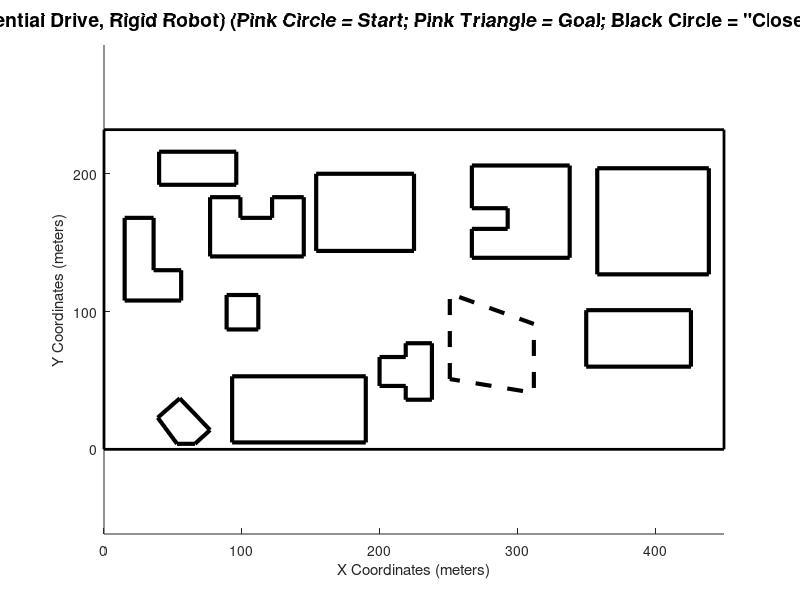

The MATLAB script that drew this image: (Note: this script raises an error after producing the figure.)
%%%
% Chris Wheatley 
% ENPM661 Spring 2020
% Project #5 

close all; 
clear all;

% % Solicit input node configuration from user
% fprintf('\n');
% prompt = 'Enter x,y START node location in meters and starting orientation in deg. (e.g. [1,1,30]): ';
% start_node = input(prompt);
% fprintf('\n');
% 
% % Solicit goal node configuration from user
% fprintf('\n');
% prompt1 = 'Enter x,y GOAL node location in meters (e.g. [10,9]): ';
% goal_node = input(prompt1);
% fprintf('\n');
% 
% % Calulated Paramaters From Datasheet
% r=(354/2)/1000;
% L=2*r;
% wheelLength=pi*(76/1000);
% wheelRad=(76/2)/1000;
% 
% % Solicit obstacle clearance from user
% fprintf('\n');
% prompt3 = 'Enter obstacle clearance (meters): ';
% c = input(prompt3);
% fprintf('\n');
% 
% % Solicit wheel RPMs from user
% fprintf('\n');
% prompt3 = 'Enter wheel RPMs [rpm1, rpm2]: ';
% rpms = input(prompt3);
% fprintf('\n');

xmin=0; ymin=0;
xmax=450; ymax=232;
fig=figure; hold on; axis equal;
% Define black border around action movement area
h_border=line([xmin xmax xmax xmin xmin],[ymin ymin ymax ymax ymin],'Color','black','LineWidth',2);
xlabel('X Coordinates (meters)'); ylabel('Y Coordinates (meters)');
title('Scenario 1 RRT (Differential Drive, Rigid Robot) (Pink Circle = Start; Pink Triangle = Goal; Black Circle = "Close Enough to Goal" Region)','FontSize',14);

xl = [xmin xmax]; 
yl = [ymin ymax];

air_density = 1205; % Dry air near sea level in g/m^3
concrete_density = 3150000; % Density of concrete in g/m^3
steel_density = 7190000; % Density of steel in g/m^3
global x_source y_source
x_source=400;
y_source=218;


%%%%%%%%%%%%%%%%%%%%%%% START of SHELLY/LU's EDITS %%%%%%%%%%%%%%%%%%%%%%%%%
global map_height map_width X Y
map_height=232; %m
map_width=450; %m
[X,Y]=meshgrid([1:1:map_width],[1:1:map_height]); %#ok<NBRAK>
X=flip(X);
Y=flip(Y);

% Define vertices of every obstacle
h1=line([15 15 36 36 56 56 15],[108 168 168 130 130 108 108],'Color','black','LineWidth',3);
h2=line([40 40 96 96 40],[192 216 216 192 192],'Color','black','LineWidth',3);
h3=line([89 89 112 112 89],[87 112 112 87 87],'Color','black','LineWidth',3);
h4=line([77 77 99 99 122 122 145 145 77],[140 183 183 168 168 183 183 140 140],'Color','black','LineWidth',3);
h5=line([93 93 190 190 93],[5 53 53 5 5],'Color','black','LineWidth',3);
h6=line([154 154 225 225 154],[144 200 200 144 144],'Color','black','LineWidth',3);
h7=line([350 350 426 426 350],[60 101 101 60 60],'Color','black','LineWidth',3);
h8=line([219 219 200 200 219 219 238 238 219],[36 46 46 67 67 77 77 36 36],'Color','black','LineWidth',3);
h9=line([267 267 293 293 267 267 338 338 267],[139 160 160 175 175 206 206 139 139],'Color','black','LineWidth',3);
h10=line([358 358 439 439 358],[127 204 204 127 127],'Color','black','LineWidth',3);
h11=line([53 39 55 77 66 53],[4 23 37 14 4 4],'Color','black','LineWidth',3);
h12=line([251 251 312 312 251],[51 113 91 41 51],'Color','black','LineWidth',3,'LineStyle','--');
fill(h1.XData,h1.YData,'w')
fill(h2.XData,h2.YData,'w')
fill(h3.XData,h3.YData,'w')
fill(h4.XData,h4.YData,'w')
fill(h5.XData,h5.YData,'w')
fill(h6.XData,h6.YData,'w')
fill(h7.XData,h7.YData,'w')
fill(h8.XData,h8.YData,'w')
fill(h9.XData,h9.YData,'w')
fill(h10.XData,h10.YData,'w')
fill(h11.XData,h11.YData,'w')
fill(h12.XData,h12.YData,'w')


% Find x,y centroid of each obstacle
[x1,y1]=calc_polygon_center(h1.XData,h1.YData);
[x2,y2]=calc_polygon_center(h2.XData,h2.YData);
[x3,y3]=calc_polygon_center(h3.XData,h3.YData);
[x4,y4]=calc_polygon_center(h4.XData,h4.YData);
[x5,y5]=calc_polygon_center(h5.XData,h5.YData);
[x6,y6]=calc_polygon_center(h6.XData,h6.YData);
[x7,y7]=calc_polygon_center(h7.XData,h7.YData);
[x8,y8]=calc_polygon_center(h8.XData,h8.YData);
[x9,y9]=calc_polygon_center(h9.XData,h9.YData);
[x10,y10]=calc_polygon_center(h10.XData,h10.YData);
[x11,y11]=calc_polygon_center(h11.XData,h11.YData);
[x12,y12]=calc_polygon_center(h12.XData,h12.YData);

% Find distances from every vertex to center
dist1=sqrt(((h1.XData-x1).^2)+((h1.YData-y1).^2));
dist2=sqrt(((h2.XData-x2).^2)+((h2.YData-y2).^2));
dist3=sqrt(((h3.XData-x3).^2)+((h3.YData-y3).^2));
dist4=sqrt(((h4.XData-x4).^2)+((h4.YData-y4).^2));
dist5=sqrt(((h5.XData-x5).^2)+((h5.YData-y5).^2));
dist6=sqrt(((h6.XData-x6).^2)+((h6.YData-y6).^2));
dist7=sqrt(((h7.XData-x7).^2)+((h7.YData-y7).^2));
dist8=sqrt(((h8.XData-x8).^2)+((h8.YData-y8).^2));
dist9=sqrt(((h9.XData-x9).^2)+((h9.YData-y9).^2));
dist10=sqrt(((h10.XData-x10).^2)+((h10.YData-y10).^2));
dist11=sqrt(((h11.XData-x11).^2)+((h11.YData-y11).^2));
dist12=sqrt(((h12.XData-x12).^2)+((h12.YData-y12).^2));

% Calc effective radius
rad1=1.1*max(dist1);
rad2=1.1*max(dist2);
rad3=1.1*max(dist3);
rad4=1.1*max(dist4);
rad5=1.1*max(dist5);
rad6=1.1*max(dist6);
rad7=1.1*max(dist7);
rad8=1.1*max(dist8);
rad9=1.1*max(dist9);
rad10=1.1*max(dist10);
rad11=1.1*max(dist11);
rad12=1.1*max(dist12);

cesium_137=[0.662,8.04e-6,  7.065e-6, 0.6,0.8];
concrete  =[0.662,8.062e-6, 6.083e-6, 0.6,0.8];
steel     =[0.323,2.875e-6, 2.953e-6, 0.3,0.4];   % <-----NEED TO CHANGE THIS
interaction_coefficient=extrapolation(cesium_137);
interaction_coefficient_concrete=extrapolation(concrete);
interaction_coefficient_steel=extrapolation(steel);
total_miu=interaction_coefficient*air_density; % 1/m
total_miu_concrete=interaction_coefficient_concrete*concrete_density; % 1/m
total_miu_steel=interaction_coefficient_steel*steel_density;

R=zeros(map_height, map_width);
R1=zeros(map_height, map_width);
R2=zeros(map_height, map_width);
R3=zeros(map_height, map_width);
R4=zeros(map_height, map_width);
R5=zeros(map_height, map_width);
R6=zeros(map_height, map_width);
R7=zeros(map_height, map_width);
R8=zeros(map_height, map_width);
R9=zeros(map_height, map_width);
R10=zeros(map_height, map_width);
R11=zeros(map_height, map_width);
R12=zeros(map_height, map_width);

for rows=1:1:map_height
    for cols=1:1:map_width
        R(rows,cols)=sqrt(((Y(rows,cols)-y_source)^2)+((X(rows,cols)-x_source)^2));
        R1(rows,cols)=sqrt(((Y(rows,cols)-y1)^2)+((X(rows,cols)-x1)^2));
        R2(rows,cols)=sqrt(((Y(rows,cols)-y2)^2)+((X(rows,cols)-x2)^2));
        R3(rows,cols)=sqrt(((Y(rows,cols)-y3)^2)+((X(rows,cols)-x3)^2));
        R4(rows,cols)=sqrt(((Y(rows,cols)-y4)^2)+((X(rows,cols)-x4)^2));
        R5(rows,cols)=sqrt(((Y(rows,cols)-y5)^2)+((X(rows,cols)-x5)^2));
        R6(rows,cols)=sqrt(((Y(rows,cols)-y6)^2)+((X(rows,cols)-x6)^2));
        R7(rows,cols)=sqrt(((Y(rows,cols)-y7)^2)+((X(rows,cols)-x7)^2));
        R8(rows,cols)=sqrt(((Y(rows,cols)-y8)^2)+((X(rows,cols)-x8)^2));
        R9(rows,cols)=sqrt(((Y(rows,cols)-y9)^2)+((X(rows,cols)-x9)^2));
        R10(rows,cols)=sqrt(((Y(rows,cols)-y10)^2)+((X(rows,cols)-x10)^2));
        R11(rows,cols)=sqrt(((Y(rows,cols)-y11)^2)+((X(rows,cols)-x11)^2));
        R12(rows,cols)=sqrt(((Y(rows,cols)-y12)^2)+((X(rows,cols)-x12)^2));
    end
end

% Back up Rs to use with obs12 later
R1_12 = R1;
R2_12 = R2;
R3_12 = R3;
R4_12 = R4;
R5_12 = R5;
R6_12 = R6;
R7_12 = R7;
R8_12 = R8;
R9_12 = R9;
R10_12 = R10;
R11_12 = R11;

% % Main source attenuation
% Calculate parameters for bisecting line perpendicular to source
[a1,b1] = findLinePts(x1,y1);
[a2,b2] = findLinePts(x2,y2);
[a3,b3] = findLinePts(x3,y3);
[a4,b4] = findLinePts(x4,y4);
[a5,b5] = findLinePts(x5,y5);
[a6,b6] = findLinePts(x6,y6);
[a7,b7] = findLinePts(x7,y7);
[a8,b8] = findLinePts(x8,y8);
[a9,b9] = findLinePts(x9,y9);
[a10,b10] = findLinePts(x10,y10);
[a11,b11] = findLinePts(x11,y11);

% Find boolean matrix for each obstacle
isLeft1 = isLeft(a1,b1);
isLeft2 = isLeft(a2,b2);
isLeft3 = isLeft(a3,b3);
isLeft4 = isLeft(a4,b4);
isLeft5 = isLeft(a5,b5);
isLeft6 = isLeft(a6,b6);
isLeft7 = isLeft(a7,b7);
isLeft8 = isLeft(a8,b8);
isLeft9 = isLeft(a9,b9);
isLeft10 = isLeft(a10,b10);
isLeft11 = isLeft(a11,b11);
%isLeft12 = isLeft(a12,b12);

% Find direction of source from each obstacle
% 1=left, 0=right
% Note:  Not working for obs7&10 for some reason so abandoned this approach
% sourceDir1 = isLeft1(y_source, x_source);
% sourceDir2 = isLeft2(y_source, x_source);
% sourceDir3 = isLeft3(y_source, x_source);
% sourceDir4 = isLeft4(y_source, x_source);
% sourceDir5 = isLeft5(y_source, x_source);
% sourceDir6 = isLeft6(y_source, x_source);
% sourceDir7 = isLeft7(y_source, x_source);
% sourceDir8 = isLeft8(y_source, x_source);
% sourceDir9 = isLeft9(y_source, x_source);
% sourceDir10 = isLeft10(y_source, x_source);
% sourceDir11 = isLeft11(y_source, x_source);
% %sourceDir12 = isLeft12(y_source, x_source);

% Zero out values on source side of obstacle
% R1(isLeft1==sourceDir1)=0;
R1(isLeft1==0)=0;
R2(isLeft2==0)=0;
R3(isLeft3==0)=0;
R4(isLeft4==0)=0;
R5(isLeft5==0)=0;
R6(isLeft6==0)=0;
R7(isLeft7==0)=0;
R8(isLeft8==0)=0;
R9(isLeft9==0)=0;
R10(isLeft10==0)=0;
R11(isLeft11==0)=0;
%R12(isLeft12==0)=0;

% Threshold at attenuation "radius"
R1(R1>rad1)=0;
R2(R2>rad2)=0;
R3(R3>rad3)=0;
R4(R4>rad4)=0;
R5(R5>rad5)=0;
R6(R6>rad6)=0;
R7(R7>rad7)=0;
R8(R8>rad8)=0;
R9(R9>rad9)=0;
R10(R10>rad10)=0;
R11(R11>rad11)=0;
% R12(R12<rad12)=0;

% % Obstacle 12 attenuation
% Calculate parameters for bisecting line perpendicular to 12
[a1,b1] = findLinePts(x1,y1, x12,y12);
[a2,b2] = findLinePts(x2,y2, x12,y12);
[a3,b3] = findLinePts(x3,y3, x12,y12);
[a4,b4] = findLinePts(x4,y4, x12,y12);
[a5,b5] = findLinePts(x5,y5, x12,y12);
[a6,b6] = findLinePts(x6,y6, x12,y12);
[a7,b7] = findLinePts(x7,y7, x12,y12);
[a8,b8] = findLinePts(x8,y8, x12,y12);
[a9,b9] = findLinePts(x9,y9, x12,y12);
[a10,b10] = findLinePts(x10,y10, x12,y12);
[a11,b11] = findLinePts(x11,y11, x12,y12);

% Find boolean matrix for each obstacle
isLeft1 = isLeft(a1,b1);
isLeft2 = isLeft(a2,b2);
isLeft3 = isLeft(a3,b3);
isLeft4 = isLeft(a4,b4);
isLeft5 = isLeft(a5,b5);
isLeft6 = isLeft(a6,b6);
isLeft7 = isLeft(a7,b7);
isLeft8 = isLeft(a8,b8);
isLeft9 = isLeft(a9,b9);
isLeft10 = isLeft(a10,b10);
isLeft11 = isLeft(a11,b11);

% Zero out values on source side of obstacle
R1_12(isLeft1==0)=0;
R2_12(isLeft2==0)=0;
R3_12(isLeft3==0)=0;
R4_12(isLeft4==0)=0;
R5_12(isLeft5==0)=0;
R6_12(isLeft6==0)=0;
R7_12(isLeft7==1)=0;
R8_12(isLeft8==0)=0;
R9_12(isLeft9==1)=0;
R10_12(isLeft10==1)=0;
R11_12(isLeft11==0)=0;

% Threshold at attenuation "radius"
R1_12(R1_12>rad1)=0;
R2_12(R2_12>rad2)=0;
R3_12(R3_12>rad3)=0;
R4_12(R4_12>rad4)=0;
R5_12(R5_12>rad5)=0;
R6_12(R6_12>rad6)=0;
R7_12(R7_12>rad7)=0;
R8_12(R8_12>rad8)=0;
R9_12(R9_12>rad9)=0;
R10_12(R10_12>rad10)=0;
R11_12(R11_12>rad11)=0;

% % Calculate exposures and attenuations
source_strength=(9.45601235e17)./(4.*pi.*R.^2);
source_strength_steel = (9.45601235e17)./(4.*pi.*R12.^2);

% Including attenuation of Obs12 here 
attenuation_at_R=exp(-total_miu.*abs(R));
attenuation_at_R1=exp(-total_miu_concrete.*abs(R1)) + exp(-total_miu_concrete.*abs(R1_12));
attenuation_at_R2=exp(-total_miu_concrete.*abs(R2)) + exp(-total_miu_concrete.*abs(R2_12));
attenuation_at_R3=exp(-total_miu_concrete.*abs(R3)) + exp(-total_miu_concrete.*abs(R3_12));
attenuation_at_R4=exp(-total_miu_concrete.*abs(R4)) + exp(-total_miu_concrete.*abs(R4_12));
attenuation_at_R5=exp(-total_miu_concrete.*abs(R5)) + exp(-total_miu_concrete.*abs(R5_12));
attenuation_at_R6=exp(-total_miu_concrete.*abs(R6)) + exp(-total_miu_concrete.*abs(R6_12));
attenuation_at_R7=exp(-total_miu_concrete.*abs(R7)) + exp(-total_miu_concrete.*abs(R7_12));
attenuation_at_R8=exp(-total_miu_concrete.*abs(R8)) + exp(-total_miu_concrete.*abs(R8_12));
attenuation_at_R9=exp(-total_miu_concrete.*abs(R9)) + exp(-total_miu_concrete.*abs(R9_12));
attenuation_at_R10=exp(-total_miu_concrete.*abs(R10)) + exp(-total_miu_concrete.*abs(R10_12));
attenuation_at_R11=exp(-total_miu_concrete.*abs(R11)) + exp(-total_miu_concrete.*abs(R11_12));
attenuation_at_R12=exp(-0.001.*abs(R12));  % why not use miu_steel?

total_concrete_attenuation=attenuation_at_R1+attenuation_at_R2+attenuation_at_R3+attenuation_at_R4+attenuation_at_R5+attenuation_at_R6+attenuation_at_R7+attenuation_at_R8+attenuation_at_R9+attenuation_at_R10+attenuation_at_R11;

response_function=1.835e-3*cesium_137(1)*interaction_coefficient;
response_function_steel=1.835e-3*steel(1)*interaction_coefficient_steel;
Exposure1=response_function.*source_strength.*attenuation_at_R;

%Exposure2=Exposure1.*attenuation_at_R1.*attenuation_at_R2.*attenuation_at_R3.*attenuation_at_R4.*attenuation_at_R5.*attenuation_at_R6.*attenuation_at_R7.*attenuation_at_R8.*attenuation_at_R9.*attenuation_at_R10.*attenuation_at_R11;
Exposure_steel=response_function_steel.*source_strength_steel.*attenuation_at_R12;

%Exposure=(Exposure1+Exposure_steel).*attenuation_at_R1.*attenuation_at_R2.*attenuation_at_R3.*attenuation_at_R4.*attenuation_at_R5.*attenuation_at_R6.*attenuation_at_R7.*attenuation_at_R8.*attenuation_at_R9.*attenuation_at_R10.*attenuation_at_R11;
Exposure=(Exposure1+Exposure_steel).*total_concrete_attenuation;
Exposure_log=log(Exposure);  % For display only

%%%%%%%%%%%%%%%%%%%%% END of SHELLY/LU's EDITS %%%%%%%%%%%%%%%%%%%%
%%%


% Exposure_tmp=Exposure;
% Exposure_tmp(and(Exposure<1e9,Exposure>=5.5e8))=16;
% Exposure_tmp(and(Exposure<5.5e8,Exposure>=1e8))=15;
% Exposure_tmp(and(Exposure<1e8,Exposure>=5.5e7))=14;
% Exposure_tmp(and(Exposure<5.5e7,Exposure>=1e7))=13;
% Exposure_tmp(and(Exposure<1e7,Exposure>=5.5e6))=12;
% Exposure_tmp(and(Exposure<5.5e6,Exposure>=1e6))=11;
% Exposure_tmp(and(Exposure<1e6,Exposure>=5.5e5))=10;
% Exposure_tmp(and(Exposure<5.5e5,Exposure>=1e5))=9;
% Exposure_tmp(and(Exposure<1e5,Exposure>=5.5e4))=8;
% Exposure_tmp(and(Exposure<5.5e4,Exposure>=1e4))=7;
% Exposure_tmp(and(Exposure<1e4,Exposure>=5.5e3))=6;
% Exposure_tmp(and(Exposure<5.5e3,Exposure>=1e3))=5;
% Exposure_tmp(and(Exposure<1e3,Exposure>=5.5e2))=4;
% Exposure_tmp(and(Exposure<5.5e2,Exposure>=1e2))=3;
% Exposure_tmp(and(Exposure<1e2,Exposure>=5.5e1))=2;
% Exposure_tmp(Exposure<5.5e1)=1;

hold on;
hh=surf(X,Y,Exposure_log,'FaceAlpha',.5,'EdgeAlpha',.5);
c = colorbar;
c.Label.String = "Log of Exposure Values";
view(2)
xlim([xmin xmax]); 
ylim([ymin ymax]);
hold on
z = get(hh,'ZData');
set(hh,'ZData',z-20)

Exposure=flip(Exposure)';

%%% TEMP (make user inputs)
start_node=[12,20,30];
goal_node=[x_source,y_source];
%goal_node=[40,90];
r=0.3;
c=4;
rpms=[8,8];
wheelRad=.3;
L=0.6;
weight_exposure=0.3;
weight_dist=0.7;
%%% TEMP (make user inputs)

Obstacles=[h1 h2 h3 h4 h5 h6 h7 h8 h9 h10 h11 h12];
startInObstacle = obstacleCheckRigid(Obstacles,start_node,r,c);
goalInObstacle = obstacleCheckRigid(Obstacles,goal_node,r,c);

if or(startInObstacle==1,or(or(start_node(1)>xmax,start_node(1)<xmin),or(start_node(2)>ymax,start_node(2)<ymin)))
    outside_obs_start=1;
    while or(or(outside_obs_start==1,or(or(start_node(1)>xmax,start_node(1)<xmin),or(start_node(2)>ymax,start_node(2)<ymin))),or(start_node(1)==0,start_node(2)==0))
        % Display message if start node falls outside of action space 
        fprintf('\n');
        disp('INVALID START NODE LOCATION!');
        fprintf('\n');
        prompt = 'Enter new x,y STARTING node location (e.g. [0,0,30]), relative to bottom left corner of action space: ';
        start_node = input(prompt);
        outside_obs_start = obstacleCheckRigid(Obstacles,start_node,r,c);
    end
end

if or(goalInObstacle==1,or(or(goal_node(1)>xmax,goal_node(1)<xmin),or(goal_node(2)>ymax,goal_node(2)<ymin)))
    outside_obs_goal=1;
    while or(outside_obs_goal==1,or(or(goal_node(1)>xmax,goal_node(1)<xmin),or(goal_node(2)>ymax,goal_node(2)<ymin)))
        % Display message if goal node falls outside of action space 
        fprintf('\n');
        disp('INVALID GOAL NODE LOCATION!');
        fprintf('\n');
        prompt = 'Enter new x,y GOAL node location (e.g. [10,9]), relative to bottom left corner of action space: ';
        goal_node = input(prompt);
        outside_obs_goal = obstacleCheckRigid(Obstacles,goal_node,r,c);
    end
end

%%%

% Start program run timer
tic

% Plot yellow circle around goal node, representing distance
% threshold/margin
th = 0:pi/50:2*pi;
x_circle = 4 * cos(th) + goal_node(1);
y_circle = 4 * sin(th) + goal_node(2);
plot(x_circle, y_circle,'k-','LineWidth',3);
%fill(x_circle, y_circle, 'y');
drawnow

% Plot start and end point
plot(start_node(1), start_node(2),'mo','MarkerFaceColor','m');
plot(goal_node(1), goal_node(2),'m^','MarkerFaceColor','m');
uistack(fig,'top');

start_node(3)=start_node(3)*(pi/180);
% Initialize start node info
Nodes(1).x=start_node(1);
Nodes(1).y=start_node(2);
Nodes(1).Explored=0;
Nodes(1).ParentID=0;
Nodes(1).Theta=wrapTo2Pi(start_node(3));
Nodes(1).ID=1;
Nodes(1).Cost2Go=sqrt((abs(start_node(1)-goal_node(1))^2)+(abs(start_node(2)-goal_node(2))^2))+Exposure(Nodes(1).x,Nodes(1).y);
Nodes(1).TotalCost=Nodes(1).Cost2Go+Exposure(start_node(1),start_node(2));
Nodes(1).interpsX=0;
Nodes(1).interpsY=0;
Nodes(1).LeftRPM=0;
Nodes(1).RightRPM=0;

% Convert angle to 0-2*pi scale
start_node(3)=wrapTo2Pi(start_node(3));

% Toggle that states goal node has not been explored
goal_node_explored=0;

% Initialize node ID counter and Parent ID counter
i=1;
ParentIdx=1;

rpm_vals{1}=[0,rpms(1)];
rpm_vals{2}=[rpms(1),0];
rpm_vals{3}=[rpms(1),rpms(1)];
rpm_vals{4}=[0,rpms(2)];
rpm_vals{5}=[rpms(2),0];
rpm_vals{6}=[rpms(2),rpms(2)];
rpm_vals{7}=[rpms(1),rpms(2)];
rpm_vals{8}=[rpms(2),rpms(1)];
n=length(rpm_vals);

Xs=[]; Ys=[];
xx=start_node(1); yy=start_node(2);
startAngle=start_node(3);
firstIteration=1;
T=[];


% While goal node HAS NOT BEEN EXPLORED, perform RRT
while goal_node_explored==0
    cost_ref=1000000000;
    if firstIteration==1
        firstIteration=0;
        firstIteration1=1;
        xmin1=xmin;
        xmax1=xmax;
        randX=xmin1+rand(1,1)*(xmax1-xmin1);
        ymin1=ymin;
        ymax1=ymax;
        randY=ymin1+rand(1,1)*(ymax1-ymin1);
        h_tmp=plot(randX,randY,'ro','MarkerSize',10,'MarkerFaceColor','r');
    else      
        delete(h_tmp); delete(h_tmp2);
        % Sort unexplored nodes by lowest total cost
        T = struct2table(Nodes); % convert the struct array to a table
        sortedT = sortrows(T, 'TotalCost'); % sort the table by 'TotalCost'
        toDelete = sortedT.Explored == 1;
        sortedT(toDelete,:) = [];
        sortedS = table2struct(sortedT); % change it back to struct array if necessary
        % Extract first node in the sorted queue
        if isempty(sortedS)==1
            fprintf('\n\n PROGRAM TERMINATED! NO FURTHER ACTIONS POSSIBLE! (interference w/obstacles or map boundary)')
            return 
        else
        end
        
%         if sum(Xs>250)==0
            xmin1=xmin;
            xmax1=xmax;
            randX=xmin1+rand(1,1)*(xmax1-xmin1);
            ymin1=ymin;
            ymax1=ymax;
            randY=ymin1+rand(1,1)*(ymax1-ymin1);
            h_tmp=plot(randX,randY,'ro','MarkerSize',10,'MarkerFaceColor','r');
%         else
%             xmin1=xmax/2;
%             xmax1=xmax;
%             randX=xmin1+rand(1,1)*(xmax1-xmin1);
%             ymin1=ymin;
%             ymax1=ymax;
%             randY=ymin1+rand(1,1)*(ymax1-ymin1);
%             h_tmp=plot(randX,randY,'ro','MarkerSize',10,'MarkerFaceColor','r');
%         end
 
        Xs=[Nodes.x];
        Ys=[Nodes.y];
        IDs=[Nodes.ID];
        Angless=[Nodes.Theta];
        EXPLORED=[Nodes.Explored];
        dist_node=sqrt(((Xs-randX).^2)+((Ys-randY).^2));
        [MIN,MIN_IDX]=min(dist_node);
        xx=Xs(MIN_IDX);
        yy=Ys(MIN_IDX);
        ParentIdx=IDs(MIN_IDX);
        startAngle=Angless(MIN_IDX);
        isExplored=EXPLORED(MIN_IDX);
    end
    kk=1;
    for k=1:1:length(rpm_vals)
        % Generate new node
        if goal_node_explored==0
        rpmLeft=rpm_vals{k}(1);
        rpmRight=rpm_vals{k}(2);
        [newX,newY,newTheta,interpX,interpY,runningDist] = changeAngle(xx,yy,startAngle,rpmLeft,rpmRight,wheelRad,L);
        
        if firstIteration1==1
            isExplored=0;
            firstIteration1=0;
        else
        end
        
        % Check if new node is in any of the obstacles
        outsideObstaclesANDBorder=obstacleCheckRigid(Obstacles,[newX,newY],r,c);
        
        checker=0; checker1=0; checker2=0; checker3=0; 
        for iiii=1:1:length(Obstacles)
            h=Obstacles(iiii);
            In = inpolygon(interpX,interpY,h.XData+r+c,h.YData+r+c);
            In1= inpolygon(interpX,interpY,h.XData+r+c,h.YData-r-c);
            In2= inpolygon(interpX,interpY,h.XData-r-c,h.YData+r+c);
            In3= inpolygon(interpX,interpY,h.XData-r-c,h.YData-r-c);
            checker=checker+sum(In);
            checker1=checker1+sum(In1);
            checker2=checker2+sum(In2);
            checker3=checker3+sum(In3);
        end
        CloseToOuterBorder=or(or((newX-xmin)<=(r+c),(xmax-newX)<=(r+c)),or((newY-ymin)<=(r+c),(ymax-newY)<=(r+c)));
        CloseToOuterBorder_interps=sum(abs(xmax-interpX)<=(r+c))+sum(abs(xmin-interpX)<=(r+c))+sum(abs(ymax-interpY)<=(r+c))+sum(abs(ymin-interpY)<=(r+c));
        if or(or(or(checker>=1,checker1>=1),or(checker2>=1,checker3>=1)),or(or(newX>xmax,newX<xmin),or(newY>ymax,newY<ymin)))==1
            interpolatedSegmentsInBorder=1;
        else
            interpolatedSegmentsInBorder=0;
        end
       
        Anglee=wrapTo2Pi(newTheta);
                    
        % Check if new node is within 0.1 distance of any other node
        if isempty(Xs)==1
            num=0;
        else
            Xstmp=Xs-newX; Ystmp=Ys-newY;
            num=sum(and(abs(Xstmp)<=.1,abs(Ystmp)<=.1));
        end
        
        if and(and(newX>=xmin,newY>=ymin),num==0)                

            if and(and(and(and(outsideObstaclesANDBorder==0,interpolatedSegmentsInBorder==0),or(goal_node_explored==0,and(and(newX>=xmin,newX<=xmax),and(newY>=ymin,newY<=ymax))))==1,num==0),and(CloseToOuterBorder_interps==0,CloseToOuterBorder==0))==1                                
                cost2go=sqrt((abs(newX-x_source)^2)+(abs(newY-y_source)^2));
                sumCost=(weight_exposure*Exposure(round(newX),round(newY)))+(weight_dist*cost2go);
                Total_Cost(kk)=sumCost;
                Anglees(kk)=Anglee;
                x_vals(kk)=newX;
                y_vals(kk)=newY;
                interpXs{kk}=interpX;
                interpYs{kk}=interpY;
                rpmLefts(kk)=rpmLeft;
                rpmRights(kk)=rpmRight;
                
                kk=kk+1;
                
            else
            end
        else
        end
        else
        end
    end
    
    %Anglee=wrapTo2Pi(startAngle);
    
    if isempty(Total_Cost)==0
        [sumCost,min_idx]=min(Total_Cost);
        newX=x_vals(min_idx);
        newY=y_vals(min_idx);
        interpX=interpXs{min_idx};
        interpY=interpYs{min_idx};
        Anglee=Anglees(min_idx);
        rpmLeft=rpmLefts(min_idx);
        rpmRight=rpmRights(min_idx);
        h_tmp2=line([randX xx],[randY yy],'Color','red','LineStyle','--','LineWidth',1);

        
        closeEnough=sqrt((goal_node(1)-newX)^2+(goal_node(2)-newY)^2)<5;
        if closeEnough==1
            goal_node_explored=1;
        else
        end
        Total_Cost=[];
        Anglees=[]; 
        x_vals=[]; 
        y_vals=[]; 
        interpXs={}; 
        interpYs={}; 
        rpmLefts=[]; 
        rpmRights=[];

        i=i+1;
        drawnow
        xxx = interpX;
        yyy = interpY;
        % Cubic spline data interpolation
        tt = 1:numel(xxx);
        xy = [xxx;yyy];
        pp = spline(tt,xy);
        tInterp = linspace(1,numel(xxx));
        xyInterp = ppval(pp, tInterp);
        plot(xyInterp(1,:),xyInterp(2,:),'b-');
        Nodes(i).x=newX;
        Nodes(i).y=newY;
        Nodes(i).ParentID=ParentIdx;
        Nodes(i).ID=i;
        Nodes(i).Theta=Anglee;
        Nodes(i).Cost2Go=cost2go;
        Nodes(i).TotalCost=sumCost;
        Nodes(i).Explored=0;
        Nodes(i).interpsX=interpX;
        Nodes(i).interpsY=interpY;
        Nodes(i).LeftRPM=rpmLeft;
        Nodes(i).RightRPM=rpmRight;
        %XS=[XS newX]; YS=[YS newY];

        % Mark node as "Explored"
        Nodes(ParentIdx).Explored=1;
        
    else
    end
end

% Backtrack to find optimal path, and plot it with a red line
backTrackingFinished=0;
k=0;
k_tmp=0;

T = struct2table(Nodes); % convert the struct array to a table
toDelete = T.Explored == 0;
T(toDelete,:) = [];

node_idx=Nodes(end).ID;
delete(h_tmp); delete(h_tmp2);
while backTrackingFinished==0
    k=k+1;
    k_tmp=k_tmp+1;
    xxx = Nodes(node_idx).interpsX;
    yyy = Nodes(node_idx).interpsY;
    if or(and(xxx==0,yyy==0)==1,node_idx==1)
    else
        % Cubic spline data interpolation
        tt = 1:numel(xxx);
        xy = [xxx;yyy];
        pp = spline(tt,xy);
        tInterp = linspace(1,numel(xxx));
        xyInterp = ppval(pp, tInterp);
        plot(xyInterp(1,:),xyInterp(2,:),'g-','LineWidth',2);
    end
                    
    xVals(k)=Nodes(node_idx).x;
    yVals(k)=Nodes(node_idx).y;
    
    xVals_tmp(k_tmp)=Nodes(node_idx).x;
    yVals_tmp(k_tmp)=Nodes(node_idx).y;
    
    if length(xxx)<=1
    else
        for iii=1:1:length(xxx)
            k_tmp=k_tmp+1;
            xVals_tmp(k_tmp)=xxx(iii);
            yVals_tmp(k_tmp)=yyy(iii);
        end
    end
    
    plot(Nodes(node_idx).x,Nodes(node_idx).y,'g-','MarkerFaceColor','green','MarkerSize',5);
    nodeNum(k)=k;
    nodeIndex(k)=node_idx;
    leftWheelVel(k)=Nodes(node_idx).LeftRPM;
    rightWheelVel(k)=Nodes(node_idx).RightRPM;
    orientation(k)=Nodes(node_idx).Theta;
    node_idx=Nodes(node_idx).ParentID;
    
    if and(xVals(k)==start_node(1),yVals(k)==start_node(2))
        backTrackingFinished=1;
    else
    end
end

drawnow
plot(start_node(1), start_node(2),'mo','MarkerFaceColor','m');
plot(goal_node(1), goal_node(2),'m^','MarkerFaceColor','m');
drawnow
uistack(fig,'top');

% Convert to VREP Coordinates
X_Values=flip(xVals)/10;
Y_Values=flip(yVals)/10;
X_Values=X_Values-25;
Y_Values=Y_Values-25;

X_Values_tmp=flip(xVals_tmp);
Y_Values_tmp=flip(yVals_tmp);

Left_Wheel_RPMs=flip(leftWheelVel);
Right_Wheel_RPMs=flip(rightWheelVel);
Orientation=flip(orientation);

x_val_input="x_vals={";
y_val_input="y_vals={";
left_vels_input="left_vels={";
right_vels_input="right_vels={";
orientation_input="orientations={";
for p=1:1:length(X_Values)
    x_val_input=strcat(x_val_input,string(X_Values(p)));
    y_val_input=strcat(y_val_input,string(Y_Values(p)));
    left_vels_input=strcat(left_vels_input,string(Left_Wheel_RPMs(p)));
    right_vels_input=strcat(right_vels_input,string(Right_Wheel_RPMs(p)));
    orientation_input=strcat(orientation_input,string(Orientation(p)));
    if p==length(X_Values)
        x_val_input=strcat(x_val_input,"};");
        y_val_input=strcat(y_val_input,"};");
        left_vels_input=strcat(left_vels_input,"};");
        right_vels_input=strcat(right_vels_input,"};");
        orientation_input=strcat(orientation_input,"};");
    else
        x_val_input=strcat(x_val_input,",");
        y_val_input=strcat(y_val_input,",");
        left_vels_input=strcat(left_vels_input,",");
        right_vels_input=strcat(right_vels_input,",");
        orientation_input=strcat(orientation_input,",");
    end
end
disp(x_val_input)
disp(y_val_input)
disp(left_vels_input)
disp(right_vels_input)
disp(orientation_input)

% End program run timer
toc

course=[X_Values_tmp;Y_Values_tmp;zeros(1,length(X_Values_tmp))]';

figure; 
map_lats=[38.983417,38.985492,38.985482,38.983420,38.983417]; 
map_lons=[-76.945334,-76.945366,-76.940177,-76.940137,-76.945334];
geoplot(map_lats,map_lons,'k-','LineWidth',3);
geobasemap('topographic');
geolimits([min(map_lats) max(map_lats)],[min(map_lons) max(map_lons)]);

lla = enu2lla(course,[map_lats(1) map_lons(1) 0]);

course1=[h1.XData;h1.YData;zeros(1,length(h1.XData))]';
course2=[h2.XData;h2.YData;zeros(1,length(h2.XData))]';
course3=[h3.XData;h3.YData;zeros(1,length(h3.XData))]';
course4=[h4.XData;h4.YData;zeros(1,length(h4.XData))]';
course5=[h5.XData;h5.YData;zeros(1,length(h5.XData))]';
course6=[h6.XData;h6.YData;zeros(1,length(h6.XData))]';
course7=[h7.XData;h7.YData;zeros(1,length(h7.XData))]';
course8=[h8.XData;h8.YData;zeros(1,length(h8.XData))]';
course9=[h9.XData;h9.YData;zeros(1,length(h9.XData))]';
course10=[h10.XData;h10.YData;zeros(1,length(h10.XData))]';
course11=[h11.XData;h11.YData;zeros(1,length(h11.XData))]';
course12=[h12.XData;h12.YData;zeros(1,length(h12.XData))]';
lla1 = enu2lla(course1,[map_lats(1) map_lons(1) 0]);
lla2 = enu2lla(course2,[map_lats(1) map_lons(1) 0]);
lla3 = enu2lla(course3,[map_lats(1) map_lons(1) 0]);
lla4 = enu2lla(course4,[map_lats(1) map_lons(1) 0]);
lla5 = enu2lla(course5,[map_lats(1) map_lons(1) 0]);
lla6 = enu2lla(course6,[map_lats(1) map_lons(1) 0]);
lla7 = enu2lla(course7,[map_lats(1) map_lons(1) 0]);
lla8 = enu2lla(course8,[map_lats(1) map_lons(1) 0]);
lla9 = enu2lla(course9,[map_lats(1) map_lons(1) 0]);
lla10 = enu2lla(course10,[map_lats(1) map_lons(1) 0]);
lla11 = enu2lla(course11,[map_lats(1) map_lons(1) 0]);
lla12 = enu2lla(course12,[map_lats(1) map_lons(1) 0]);
hold on;
geoplot(lla1(:,1),lla1(:,2),'k-','LineWidth',2);
geoplot(lla2(:,1),lla2(:,2),'k-','LineWidth',2);
geoplot(lla3(:,1),lla3(:,2),'k-','LineWidth',2);
geoplot(lla4(:,1),lla4(:,2),'k-','LineWidth',2);
geoplot(lla5(:,1),lla5(:,2),'k-','LineWidth',2);
geoplot(lla6(:,1),lla6(:,2),'k-','LineWidth',2);
geoplot(lla7(:,1),lla7(:,2),'k-','LineWidth',2);
geoplot(lla8(:,1),lla8(:,2),'k-','LineWidth',2);
geoplot(lla9(:,1),lla9(:,2),'k-','LineWidth',2);
geoplot(lla10(:,1),lla10(:,2),'k-','LineWidth',2);
geoplot(lla11(:,1),lla11(:,2),'k-','LineWidth',2);
geoplot(lla12(:,1),lla12(:,2),'k--','LineWidth',2);

hold on;
for hhh=1:1:length(lla)
    geoplot(lla(hhh,1),lla(hhh,2),'bo','MarkerSize',3,'MarkerFaceColor','blue');
end
hold on;
geoplot(lla(1,1), lla(1,2),'mo','MarkerFaceColor','m','MarkerSize',6);
geoplot(lla(length(lla),1), lla(length(lla),2),'m^','MarkerFaceColor','m','MarkerSize',6);
title('Calculated Path Plan on College Park Map Projection (Scenario 1)','FontSize',16);